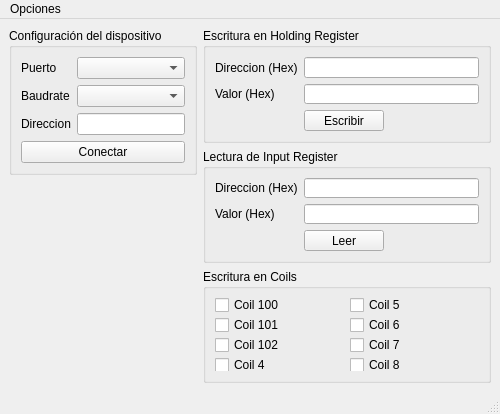
<?xml version="1.0" encoding="UTF-8"?>
<ui version="4.0">
 <class>MainWindow</class>
 <widget class="QMainWindow" name="MainWindow">
  <property name="geometry">
   <rect>
    <x>0</x>
    <y>0</y>
    <width>500</width>
    <height>414</height>
   </rect>
  </property>
  <property name="sizePolicy">
   <sizepolicy hsizetype="Fixed" vsizetype="Fixed">
    <horstretch>0</horstretch>
    <verstretch>0</verstretch>
   </sizepolicy>
  </property>
  <property name="minimumSize">
   <size>
    <width>500</width>
    <height>414</height>
   </size>
  </property>
  <property name="maximumSize">
   <size>
    <width>500</width>
    <height>414</height>
   </size>
  </property>
  <property name="windowTitle">
   <string>Cliente Modbus - Caleb Trepowski</string>
  </property>
  <property name="windowIcon">
   <iconset>
    <normaloff>icon.png</normaloff>icon.png</iconset>
  </property>
  <widget class="QWidget" name="centralwidget">
   <layout class="QHBoxLayout" name="horizontalLayout">
    <item>
     <layout class="QVBoxLayout" name="leftVerticalLayout">
      <item>
       <widget class="QGroupBox" name="serialDeviceConfigurationGroupBox">
        <property name="sizePolicy">
         <sizepolicy hsizetype="Maximum" vsizetype="Fixed">
          <horstretch>0</horstretch>
          <verstretch>0</verstretch>
         </sizepolicy>
        </property>
        <property name="title">
         <string>Configuración del dispositivo</string>
        </property>
        <layout class="QVBoxLayout" name="verticalLayout_2">
         <item>
          <layout class="QFormLayout" name="serialDeviceConfigurationFormLayout">
           <item row="0" column="0">
            <widget class="QLabel" name="serialPortLabel">
             <property name="text">
              <string>Puerto</string>
             </property>
             <property name="buddy">
              <cstring>serialPortComboBox</cstring>
             </property>
            </widget>
           </item>
           <item row="0" column="1">
            <widget class="QComboBox" name="serialPortComboBox"/>
           </item>
           <item row="1" column="0">
            <widget class="QLabel" name="serialBaudrateLabel">
             <property name="text">
              <string>Baudrate</string>
             </property>
             <property name="buddy">
              <cstring>serialBaudrateComboBox</cstring>
             </property>
            </widget>
           </item>
           <item row="1" column="1">
            <widget class="QComboBox" name="serialBaudrateComboBox"/>
           </item>
           <item row="3" column="0" colspan="2">
            <widget class="QPushButton" name="serialPortConnectButton">
             <property name="text">
              <string>Conectar</string>
             </property>
            </widget>
           </item>
           <item row="2" column="0">
            <widget class="QLabel" name="serialDeviceModbusAddressLabel">
             <property name="toolTip">
              <string>Dirección del dispositivo MODBUS</string>
             </property>
             <property name="text">
              <string>Direccion</string>
             </property>
             <property name="buddy">
              <cstring>serialDeviceModbusAddressLineEdit</cstring>
             </property>
            </widget>
           </item>
           <item row="2" column="1">
            <widget class="QLineEdit" name="serialDeviceModbusAddressLineEdit">
             <property name="toolTip">
              <string>Dirección del dispositivo MODBUS</string>
             </property>
            </widget>
           </item>
          </layout>
         </item>
        </layout>
       </widget>
      </item>
      <item>
       <spacer name="verticalSpacer">
        <property name="orientation">
         <enum>Qt::Vertical</enum>
        </property>
        <property name="sizeHint" stdset="0">
         <size>
          <width>20</width>
          <height>40</height>
         </size>
        </property>
       </spacer>
      </item>
     </layout>
    </item>
    <item>
     <layout class="QVBoxLayout" name="rightVerticalLayout">
      <item>
       <widget class="QGroupBox" name="writeHoldingRegistersGroupBox">
        <property name="sizePolicy">
         <sizepolicy hsizetype="Preferred" vsizetype="Maximum">
          <horstretch>0</horstretch>
          <verstretch>0</verstretch>
         </sizepolicy>
        </property>
        <property name="title">
         <string>Escritura en Holding Register</string>
        </property>
        <layout class="QVBoxLayout" name="verticalLayout_3">
         <item>
          <layout class="QFormLayout" name="writeHoldingRegistersFormLayout">
           <item row="0" column="0">
            <widget class="QLabel" name="writeRegisterAddressLabel">
             <property name="toolTip">
              <string/>
             </property>
             <property name="text">
              <string>Direccion (Hex)</string>
             </property>
             <property name="buddy">
              <cstring>writeRegisterAddressLineEdit</cstring>
             </property>
            </widget>
           </item>
           <item row="0" column="1">
            <widget class="QLineEdit" name="writeRegisterAddressLineEdit">
             <property name="toolTip">
              <string>Ejemplos: 16, 1A, 01, 0A</string>
             </property>
            </widget>
           </item>
           <item row="1" column="0">
            <widget class="QLabel" name="writeRegisterValueLabel">
             <property name="text">
              <string>Valor (Hex)</string>
             </property>
             <property name="buddy">
              <cstring>writeRegisterValueLineEdit</cstring>
             </property>
            </widget>
           </item>
           <item row="1" column="1">
            <widget class="QLineEdit" name="writeRegisterValueLineEdit">
             <property name="toolTip">
              <string>Ejemplos: 16, 1A, 01, 0A</string>
             </property>
            </widget>
           </item>
           <item row="2" column="1">
            <widget class="QPushButton" name="writeRegisterButton">
             <property name="sizePolicy">
              <sizepolicy hsizetype="Maximum" vsizetype="Fixed">
               <horstretch>0</horstretch>
               <verstretch>0</verstretch>
              </sizepolicy>
             </property>
             <property name="layoutDirection">
              <enum>Qt::LeftToRight</enum>
             </property>
             <property name="text">
              <string>Escribir</string>
             </property>
            </widget>
           </item>
          </layout>
         </item>
        </layout>
       </widget>
      </item>
      <item>
       <widget class="QGroupBox" name="readInputRegisterGroupBox">
        <property name="title">
         <string>Lectura de Input Register</string>
        </property>
        <layout class="QVBoxLayout" name="verticalLayout_5">
         <item>
          <layout class="QFormLayout" name="readInputRegisterFormLayout">
           <item row="0" column="0">
            <widget class="QLabel" name="readRegisterAddressLabel">
             <property name="text">
              <string>Direccion (Hex)</string>
             </property>
             <property name="buddy">
              <cstring>readRegisterAddressLineEdit</cstring>
             </property>
            </widget>
           </item>
           <item row="0" column="1">
            <widget class="QLineEdit" name="readRegisterAddressLineEdit">
             <property name="enabled">
              <bool>true</bool>
             </property>
            </widget>
           </item>
           <item row="1" column="0">
            <widget class="QLabel" name="readRegisterValueLabel">
             <property name="text">
              <string>Valor (Hex)</string>
             </property>
            </widget>
           </item>
           <item row="1" column="1">
            <widget class="QLineEdit" name="readRegisterValueLineEdit">
             <property name="focusPolicy">
              <enum>Qt::NoFocus</enum>
             </property>
            </widget>
           </item>
           <item row="2" column="1">
            <widget class="QPushButton" name="readRegisterButton">
             <property name="sizePolicy">
              <sizepolicy hsizetype="Maximum" vsizetype="Fixed">
               <horstretch>0</horstretch>
               <verstretch>0</verstretch>
              </sizepolicy>
             </property>
             <property name="text">
              <string>Leer</string>
             </property>
            </widget>
           </item>
          </layout>
         </item>
        </layout>
       </widget>
      </item>
      <item>
       <widget class="QGroupBox" name="writeCoilsGroupBox">
        <property name="title">
         <string>Escritura en Coils</string>
        </property>
        <layout class="QHBoxLayout" name="horizontalLayout_3">
         <item>
          <layout class="QVBoxLayout" name="writeCoilsBox1">
           <item>
            <widget class="QCheckBox" name="writeCoil1CheckBox">
             <property name="text">
              <string>Coil 100</string>
             </property>
            </widget>
           </item>
           <item>
            <widget class="QCheckBox" name="writeCoil2CheckBox">
             <property name="text">
              <string>Coil 101</string>
             </property>
            </widget>
           </item>
           <item>
            <widget class="QCheckBox" name="writeCoil3CheckBox">
             <property name="text">
              <string>Coil 102</string>
             </property>
            </widget>
           </item>
           <item>
            <widget class="QCheckBox" name="writeCoil4CheckBox">
             <property name="text">
              <string>Coil 4</string>
             </property>
            </widget>
           </item>
          </layout>
         </item>
         <item>
          <layout class="QVBoxLayout" name="writeCoilsBox2">
           <item>
            <widget class="QCheckBox" name="writeCoil5CheckBox">
             <property name="text">
              <string>Coil 5</string>
             </property>
            </widget>
           </item>
           <item>
            <widget class="QCheckBox" name="writeCoil6CheckBox">
             <property name="text">
              <string>Coil 6</string>
             </property>
            </widget>
           </item>
           <item>
            <widget class="QCheckBox" name="writeCoil7CheckBox">
             <property name="text">
              <string>Coil 7</string>
             </property>
            </widget>
           </item>
           <item>
            <widget class="QCheckBox" name="writeCoil8CheckBox">
             <property name="text">
              <string>Coil 8</string>
             </property>
            </widget>
           </item>
          </layout>
         </item>
        </layout>
       </widget>
      </item>
     </layout>
    </item>
   </layout>
  </widget>
  <widget class="QMenuBar" name="menubar">
   <property name="geometry">
    <rect>
     <x>0</x>
     <y>0</y>
     <width>500</width>
     <height>21</height>
    </rect>
   </property>
   <widget class="QMenu" name="optionsMenu">
    <property name="title">
     <string>Opciones</string>
    </property>
    <addaction name="actionUpdatePorts"/>
   </widget>
   <addaction name="optionsMenu"/>
  </widget>
  <widget class="QStatusBar" name="statusbar"/>
  <action name="actionUpdatePorts">
   <property name="text">
    <string>Actualizar puertos</string>
   </property>
   <property name="shortcut">
    <string>F5</string>
   </property>
  </action>
 </widget>
 <tabstops>
  <tabstop>serialPortComboBox</tabstop>
  <tabstop>serialBaudrateComboBox</tabstop>
  <tabstop>serialDeviceModbusAddressLineEdit</tabstop>
  <tabstop>serialPortConnectButton</tabstop>
  <tabstop>writeRegisterAddressLineEdit</tabstop>
  <tabstop>writeRegisterValueLineEdit</tabstop>
  <tabstop>writeRegisterButton</tabstop>
  <tabstop>readRegisterAddressLineEdit</tabstop>
  <tabstop>readRegisterButton</tabstop>
  <tabstop>writeCoil1CheckBox</tabstop>
  <tabstop>writeCoil2CheckBox</tabstop>
  <tabstop>writeCoil3CheckBox</tabstop>
  <tabstop>writeCoil4CheckBox</tabstop>
  <tabstop>writeCoil5CheckBox</tabstop>
  <tabstop>writeCoil6CheckBox</tabstop>
  <tabstop>writeCoil7CheckBox</tabstop>
  <tabstop>writeCoil8CheckBox</tabstop>
 </tabstops>
 <resources/>
 <connections/>
</ui>
